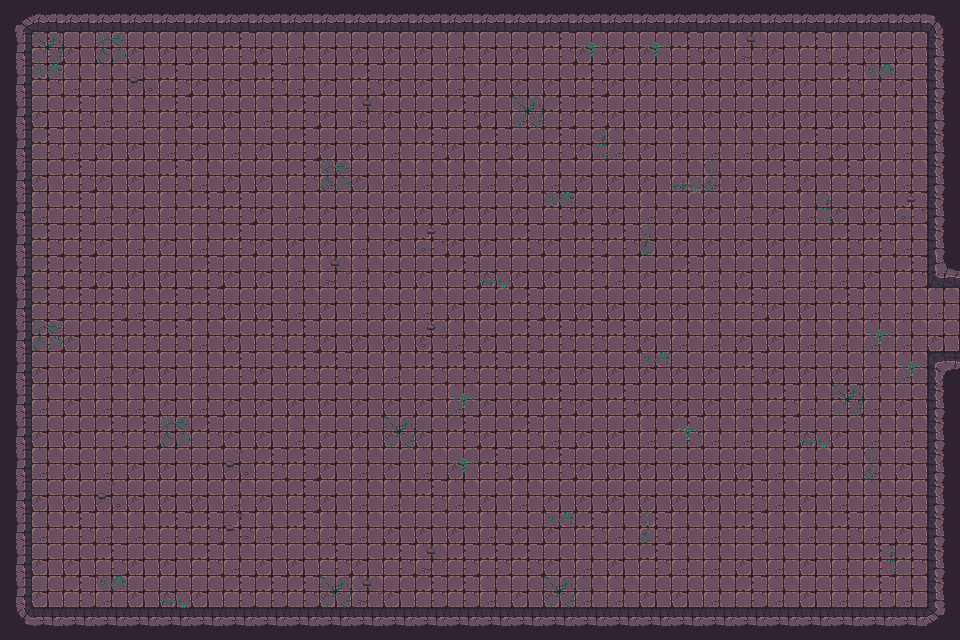

This game map was drawn from its Tiled (.tmx) file and the tilesets committed beside it. A one-line description and the full map source follow:
An orthogonal 30x20 tile map with 32x32 px tiles, 3 tile layers (Walls, Decor, Items), 2 tilesets and 58 objects.

<map version="1.10" tiledversion="1.11.2" orientation="orthogonal" renderorder="right-down" width="30" height="20" tilewidth="32" tileheight="32" infinite="0" nextlayerid="3" nextobjectid="1">
    <tileset firstgid="1" name="Town Tileset" tilewidth="32" tileheight="32" tilecount="64" columns="8">
        <image source="../../../tiles/World H Tileset.png" trans="ff00ff" width="256" height="256" />
        <tile id="4">
            <objectgroup draworder="index" id="2">
                <object id="1" x="0" y="0" width="32" height="32" />
            </objectgroup>
        </tile>
        <tile id="5">
            <objectgroup draworder="index" id="2">
                <object id="1" x="0" y="0" width="32" height="32" />
            </objectgroup>
        </tile>
        <tile id="6">
            <objectgroup draworder="index" id="2">
                <object id="1" x="0" y="0" width="32" height="32" />
            </objectgroup>
        </tile>
        <tile id="7">
            <objectgroup draworder="index" id="2">
                <object id="1" x="0" y="0" width="32" height="32" />
            </objectgroup>
        </tile>
        <tile id="8">
            <objectgroup draworder="index" id="2">
                <object id="1" x="0" y="0" width="32" height="32" />
            </objectgroup>
        </tile>
        <tile id="10">
            <objectgroup draworder="index" id="2">
                <object id="1" x="0" y="32" width="32" height="0" />
            </objectgroup>
        </tile>
        <tile id="11">
            <objectgroup draworder="index" id="2">
                <object id="1" x="0" y="32" width="32" height="0" />
                <object id="2" x="32" y="0" width="0" height="32" />
            </objectgroup>
        </tile>
        <tile id="12">
            <objectgroup draworder="index" id="2">
                <object id="1" x="32" y="0" width="0" height="32" />
            </objectgroup>
        </tile>
        <tile id="13">
            <objectgroup draworder="index" id="2">
                <object id="1" x="0" y="32" width="32" height="0" />
                <object id="2" x="0" y="32" width="32" height="0" />
                <object id="3" x="0" y="0" width="0" height="32" />
            </objectgroup>
        </tile>
        <tile id="14">
            <objectgroup draworder="index" id="2">
                <object id="1" x="0" y="0" width="0" height="32" />
            </objectgroup>
        </tile>
        <tile id="16">
            <objectgroup draworder="index" id="2">
                <object id="1" x="0" y="0" width="32" height="32" />
            </objectgroup>
        </tile>
        <tile id="24">
            <objectgroup draworder="index" id="2">
                <object id="1" x="0" y="0" width="32" height="32" />
            </objectgroup>
        </tile>
    </tileset>
    <tileset firstgid="65" name="Dungeon Crawler Tileset" tilewidth="32" tileheight="32" tilecount="100" columns="10">
        <image source="../../../tiles/Dungeon_Tile.png" trans="" width="320" height="320" />
        <tile id="2">
            <objectgroup draworder="index" id="2">
                <object id="1" x="0" y="0" width="32" height="32" />
            </objectgroup>
        </tile>
        <tile id="3">
            <objectgroup draworder="index" id="2">
                <object id="1" x="0" y="0" width="32" height="32" />
            </objectgroup>
        </tile>
        <tile id="4">
            <objectgroup draworder="index" id="2">
                <object id="1" x="0" y="0" width="32" height="32" />
            </objectgroup>
        </tile>
        <tile id="5">
            <objectgroup draworder="index" id="2">
                <object id="1" x="0" y="0" width="32" height="32" />
            </objectgroup>
        </tile>
        <tile id="6">
            <objectgroup draworder="index" id="2">
                <object id="1" x="0" y="0" width="32" height="32" />
            </objectgroup>
        </tile>
        <tile id="8">
            <objectgroup draworder="index" id="2">
                <object id="1" x="0" y="0" width="32" height="32" />
            </objectgroup>
        </tile>
        <tile id="12">
            <objectgroup draworder="index" id="2">
                <object id="1" x="0" y="0" width="32" height="32" />
            </objectgroup>
        </tile>
        <tile id="13">
            <objectgroup draworder="index" id="2">
                <object id="1" x="0" y="0" width="32" height="32" />
            </objectgroup>
        </tile>
        <tile id="14">
            <objectgroup draworder="index" id="2">
                <object id="1" x="0" y="0" width="32" height="32" />
            </objectgroup>
        </tile>
        <tile id="15">
            <objectgroup draworder="index" id="2">
                <object id="1" x="0" y="0" width="32" height="32" />
            </objectgroup>
        </tile>
        <tile id="16">
            <objectgroup draworder="index" id="2">
                <object id="1" x="0" y="0" width="32" height="32" />
            </objectgroup>
        </tile>
        <tile id="18">
            <objectgroup draworder="index" id="2">
                <object id="1" x="0" y="0" width="32" height="32" />
            </objectgroup>
        </tile>
        <tile id="22">
            <objectgroup draworder="index" id="2">
                <object id="1" x="0" y="0" width="32" height="32" />
            </objectgroup>
        </tile>
        <tile id="23">
            <objectgroup draworder="index" id="2">
                <object id="1" x="0" y="0" width="32" height="32" />
            </objectgroup>
        </tile>
        <tile id="24">
            <objectgroup draworder="index" id="2">
                <object id="1" x="0" y="0" width="32" height="32" />
            </objectgroup>
        </tile>
        <tile id="25">
            <objectgroup draworder="index" id="2">
                <object id="1" x="0" y="0" width="32" height="32" />
            </objectgroup>
        </tile>
        <tile id="26">
            <objectgroup draworder="index" id="2">
                <object id="1" x="0" y="0" width="32" height="32" />
            </objectgroup>
        </tile>
        <tile id="28">
            <objectgroup draworder="index" id="2">
                <object id="1" x="0" y="0" width="32" height="32" />
            </objectgroup>
        </tile>
        <tile id="32">
            <objectgroup draworder="index" id="2">
                <object id="1" x="0" y="0" width="32" height="32" />
            </objectgroup>
        </tile>
        <tile id="33">
            <objectgroup draworder="index" id="2">
                <object id="1" x="0" y="0" width="32" height="32" />
            </objectgroup>
        </tile>
        <tile id="34">
            <objectgroup draworder="index" id="2">
                <object id="1" x="0" y="0" width="32" height="32" />
            </objectgroup>
        </tile>
        <tile id="35">
            <objectgroup draworder="index" id="2">
                <object id="1" x="0" y="0" width="32" height="32" />
            </objectgroup>
        </tile>
        <tile id="36">
            <objectgroup draworder="index" id="2">
                <object id="1" x="0" y="0" width="32" height="32" />
            </objectgroup>
        </tile>
        <tile id="38">
            <objectgroup draworder="index" id="2">
                <object id="1" x="0" y="0" width="32" height="32" />
            </objectgroup>
        </tile>
        <tile id="42">
            <objectgroup draworder="index" id="2">
                <object id="1" x="0" y="0" width="32" height="32" />
            </objectgroup>
        </tile>
        <tile id="43">
            <objectgroup draworder="index" id="2">
                <object id="1" x="0" y="0" width="32" height="32" />
            </objectgroup>
        </tile>
        <tile id="44">
            <objectgroup draworder="index" id="2">
                <object id="1" x="0" y="0" width="32" height="32" />
            </objectgroup>
        </tile>
        <tile id="45">
            <objectgroup draworder="index" id="2">
                <object id="1" x="0" y="0" width="32" height="32" />
            </objectgroup>
        </tile>
        <tile id="46">
            <objectgroup draworder="index" id="2">
                <object id="1" x="0" y="0" width="32" height="32" />
            </objectgroup>
        </tile>
        <tile id="48">
            <objectgroup draworder="index" id="2">
                <object id="1" x="0" y="0" width="32" height="32" />
            </objectgroup>
        </tile>
        <tile id="52">
            <objectgroup draworder="index" id="2">
                <object id="1" x="0" y="0" width="32" height="32" />
            </objectgroup>
        </tile>
        <tile id="53">
            <objectgroup draworder="index" id="2">
                <object id="1" x="0" y="0" width="32" height="32" />
            </objectgroup>
        </tile>
        <tile id="54">
            <objectgroup draworder="index" id="2">
                <object id="1" x="0" y="0" width="32" height="32" />
            </objectgroup>
        </tile>
        <tile id="55">
            <objectgroup draworder="index" id="2">
                <object id="1" x="0" y="0" width="32" height="32" />
            </objectgroup>
        </tile>
        <tile id="56">
            <objectgroup draworder="index" id="2">
                <object id="1" x="0" y="0" width="32" height="32" />
            </objectgroup>
        </tile>
        <tile id="58">
            <objectgroup draworder="index" id="2">
                <object id="1" x="0" y="0" width="32" height="32" />
            </objectgroup>
        </tile>
        <tile id="62">
            <objectgroup draworder="index" id="2">
                <object id="1" x="0" y="0" width="32" height="32" />
            </objectgroup>
        </tile>
        <tile id="63">
            <objectgroup draworder="index" id="2">
                <object id="1" x="0" y="0" width="32" height="32" />
            </objectgroup>
        </tile>
        <tile id="64">
            <objectgroup draworder="index" id="2">
                <object id="1" x="0" y="0" width="32" height="32" />
            </objectgroup>
        </tile>
        <tile id="65">
            <objectgroup draworder="index" id="2">
                <object id="1" x="0" y="0" width="32" height="32" />
            </objectgroup>
        </tile>
        <tile id="66">
            <objectgroup draworder="index" id="2">
                <object id="1" x="0" y="0" width="32" height="32" />
            </objectgroup>
        </tile>
        <tile id="68">
            <objectgroup draworder="index" id="2">
                <object id="1" x="0" y="0" width="32" height="32" />
            </objectgroup>
        </tile>
        <tile id="80">
            <objectgroup draworder="index" id="2">
                <object id="1" x="0" y="0" width="32" height="32" />
            </objectgroup>
        </tile>
    </tileset>
    <layer id="1" name="Walls" width="30" height="20">
        <data encoding="csv">
67,68,68,68,68,68,68,68,68,68,68,68,68,68,68,68,68,68,68,68,68,68,68,68,68,68,68,68,68,69,
77,65,75,75,75,75,75,65,75,66,75,75,75,75,66,75,75,65,75,75,75,65,75,66,75,65,66,75,75,79,
77,65,66,66,75,65,75,75,65,66,75,65,75,75,66,75,75,75,65,75,75,75,75,75,75,75,65,66,75,79,
77,75,65,66,66,65,75,75,66,65,75,66,75,75,65,75,66,65,65,75,75,75,75,75,75,75,75,75,66,79,
77,65,66,75,75,66,75,66,75,65,75,75,66,65,75,65,75,65,75,66,75,66,66,66,75,65,75,75,66,79,
77,75,65,75,75,65,66,75,75,65,66,75,66,66,66,66,75,66,75,75,75,66,66,75,65,75,65,75,66,79,
77,66,65,66,75,66,65,65,75,66,75,75,75,75,75,75,75,65,75,75,66,75,75,66,75,66,75,75,65,79,
77,65,65,75,66,75,66,65,75,75,75,66,75,65,75,75,65,75,65,65,75,75,75,75,75,75,65,65,66,79,
77,65,65,75,75,75,65,75,75,66,66,66,75,75,65,75,75,75,65,66,75,65,66,75,66,66,66,75,65,100,
77,65,65,65,66,65,65,75,75,66,75,66,75,66,75,75,65,75,75,75,75,75,66,65,75,75,65,66,66,66,
77,65,75,65,65,65,66,75,65,65,75,75,75,75,66,75,65,65,65,65,75,66,66,75,75,66,66,66,66,75,
77,75,75,66,75,75,66,65,75,65,65,75,66,65,65,65,65,75,75,75,75,75,75,65,75,75,75,66,66,70,
77,66,75,66,66,75,66,75,75,75,75,75,75,75,66,75,75,65,75,65,75,75,75,66,65,66,65,66,75,79,
77,75,75,65,65,75,65,75,75,66,75,75,75,75,65,75,65,66,75,75,66,65,66,66,65,75,75,66,66,79,
77,66,75,66,75,75,75,75,65,65,75,66,75,66,75,65,75,65,75,75,75,75,75,75,66,66,75,66,75,79,
77,75,75,75,75,75,75,66,75,65,75,66,66,65,66,75,66,75,75,75,75,75,75,65,66,75,66,66,75,79,
77,66,65,66,66,65,65,65,66,65,66,66,75,75,75,66,75,75,65,66,65,66,66,65,66,66,65,66,75,79,
77,75,75,65,75,75,65,66,75,75,65,75,65,66,65,65,65,75,66,75,65,66,66,75,66,75,66,65,65,79,
77,75,65,66,75,75,75,65,65,65,75,66,75,65,65,66,75,75,66,66,75,75,66,65,66,75,66,65,66,79,
87,88,88,88,88,88,88,88,88,88,88,88,88,88,88,88,88,88,88,88,88,88,88,88,88,88,88,88,88,89
        </data>
    </layer>
    <layer id="1" name="Decor" width="30" height="20">
        <data encoding="csv">
133,133,133,133,133,133,133,133,133,133,133,133,133,133,133,133,133,133,133,133,133,133,133,133,133,133,133,133,133,133,
133,125,133,126,133,133,133,133,133,133,133,133,133,133,133,133,133,133,135,133,135,133,133,115,133,133,133,133,133,133,
133,138,133,133,116,133,133,133,133,133,133,133,133,133,133,133,133,133,133,133,133,133,133,133,133,133,133,138,133,133,
133,133,133,133,133,133,133,133,133,133,133,115,133,133,133,133,125,133,133,133,133,133,133,133,133,133,133,133,133,133,
133,133,133,133,133,133,133,133,133,133,133,136,133,133,133,133,136,133,140,133,133,133,133,133,133,133,133,133,133,133,
133,136,133,133,133,133,133,133,133,133,126,133,133,133,133,133,133,133,133,133,133,137,139,133,133,133,133,133,133,133,
133,133,133,133,133,133,133,133,133,133,133,133,133,133,133,133,133,138,133,133,133,133,133,133,133,140,133,133,115,133,
133,133,133,133,133,133,133,133,133,133,133,133,133,115,133,133,133,133,133,133,139,133,133,133,133,133,133,133,133,133,
133,133,133,133,133,133,133,133,133,133,115,133,133,133,133,137,133,133,133,133,133,133,133,133,133,133,133,133,133,133,
133,133,133,133,133,133,133,133,133,133,133,133,133,133,133,133,133,133,133,133,133,133,133,133,133,133,133,133,133,133,
133,126,133,133,133,133,133,133,133,133,133,133,133,115,133,133,133,133,133,133,133,133,133,133,133,133,133,135,133,133,
133,133,133,133,133,133,133,133,133,133,133,133,133,133,133,133,133,133,136,133,138,136,133,133,133,133,133,133,135,133,
133,133,133,133,133,133,133,133,133,133,133,133,133,133,135,133,133,133,133,133,133,133,133,133,133,133,125,133,133,133,
133,133,133,133,133,126,133,133,133,133,133,133,125,133,133,133,133,133,133,133,133,135,133,133,133,137,133,133,133,133,
133,133,133,133,133,133,133,116,133,133,133,133,133,133,135,133,133,133,133,133,133,133,133,133,133,133,133,139,133,133,
133,133,133,116,133,133,133,133,133,133,133,133,133,133,133,133,133,133,133,133,133,133,136,133,133,133,133,133,133,133,
133,133,133,133,133,133,133,116,133,133,133,133,133,133,133,133,133,138,133,133,139,133,133,133,133,133,133,133,133,133,
133,133,133,133,133,133,133,133,133,133,133,133,133,115,133,133,133,133,133,133,133,133,133,133,133,133,136,140,133,133,
133,133,133,138,133,137,133,133,133,133,125,115,133,133,133,133,133,125,133,133,133,133,133,133,133,133,133,133,133,133,
133,133,133,133,133,133,133,133,133,133,133,133,133,133,133,133,133,133,133,133,133,133,133,133,133,133,133,133,133,133
        </data>
    </layer>
    <layer id="1" name="Items" width="30" height="20">
        <data encoding="csv">
133,133,133,133,133,133,133,133,133,133,133,133,133,133,133,133,133,133,133,133,133,133,133,133,133,133,133,133,133,133,
133,133,133,133,133,133,133,133,133,133,133,133,133,133,133,133,133,133,133,133,133,133,133,133,133,133,133,133,133,133,
133,133,133,133,133,133,133,133,133,133,133,133,133,133,133,133,133,133,133,133,133,133,133,133,133,133,133,133,133,133,
133,133,133,133,133,133,133,133,133,133,133,133,133,133,133,133,133,133,133,133,133,133,133,133,133,133,133,133,133,133,
133,133,133,133,133,133,133,133,133,133,133,133,133,133,133,133,133,133,133,133,133,133,133,133,133,133,133,133,133,133,
133,133,133,133,133,133,133,133,133,133,133,133,133,133,133,133,133,133,133,133,133,133,133,133,133,133,133,133,133,133,
133,133,133,133,133,133,133,133,133,133,133,133,133,133,133,133,133,133,133,133,133,133,133,133,133,133,133,133,133,133,
133,133,133,133,133,133,133,133,133,133,133,133,133,133,133,133,133,133,133,133,133,133,133,133,133,133,133,133,133,133,
133,133,133,133,133,133,133,133,133,133,133,133,133,133,133,133,133,133,133,133,133,133,133,133,133,133,133,133,133,133,
133,133,133,133,133,133,133,133,133,133,133,133,133,133,133,133,133,133,133,133,133,133,133,133,133,133,133,133,133,133,
133,133,133,133,133,133,133,133,133,133,133,133,133,133,133,133,133,133,133,133,133,133,133,133,133,133,133,133,133,133,
133,133,133,133,133,133,133,133,133,133,133,133,133,133,133,133,133,133,133,133,133,133,133,133,133,133,133,133,133,133,
133,133,133,133,133,133,133,133,133,133,133,133,133,133,133,133,133,133,133,133,133,133,133,133,133,133,133,133,133,133,
133,133,133,133,133,133,133,133,133,133,133,133,133,133,133,133,133,133,133,133,133,133,133,133,133,133,133,133,133,133,
133,133,133,133,133,133,133,133,133,133,133,133,133,133,133,133,133,133,133,133,133,133,133,133,133,133,133,133,133,133,
133,133,133,133,133,133,133,133,133,133,133,133,133,133,133,133,133,133,133,133,133,133,133,133,133,133,133,133,133,133,
133,133,133,133,133,133,133,133,133,133,133,133,133,133,133,133,133,133,133,133,133,133,133,133,133,133,133,133,133,133,
133,133,133,133,133,133,133,133,133,133,133,133,133,133,133,133,133,133,133,133,133,133,133,133,133,133,133,133,133,133,
133,133,133,133,133,133,133,133,133,133,133,133,133,133,133,133,133,133,133,133,133,133,133,133,133,133,133,133,133,133,
133,133,133,133,133,133,133,133,133,133,133,133,133,133,133,133,133,133,133,133,133,133,133,133,133,133,133,133,133,133
        </data>
    </layer>
</map>
